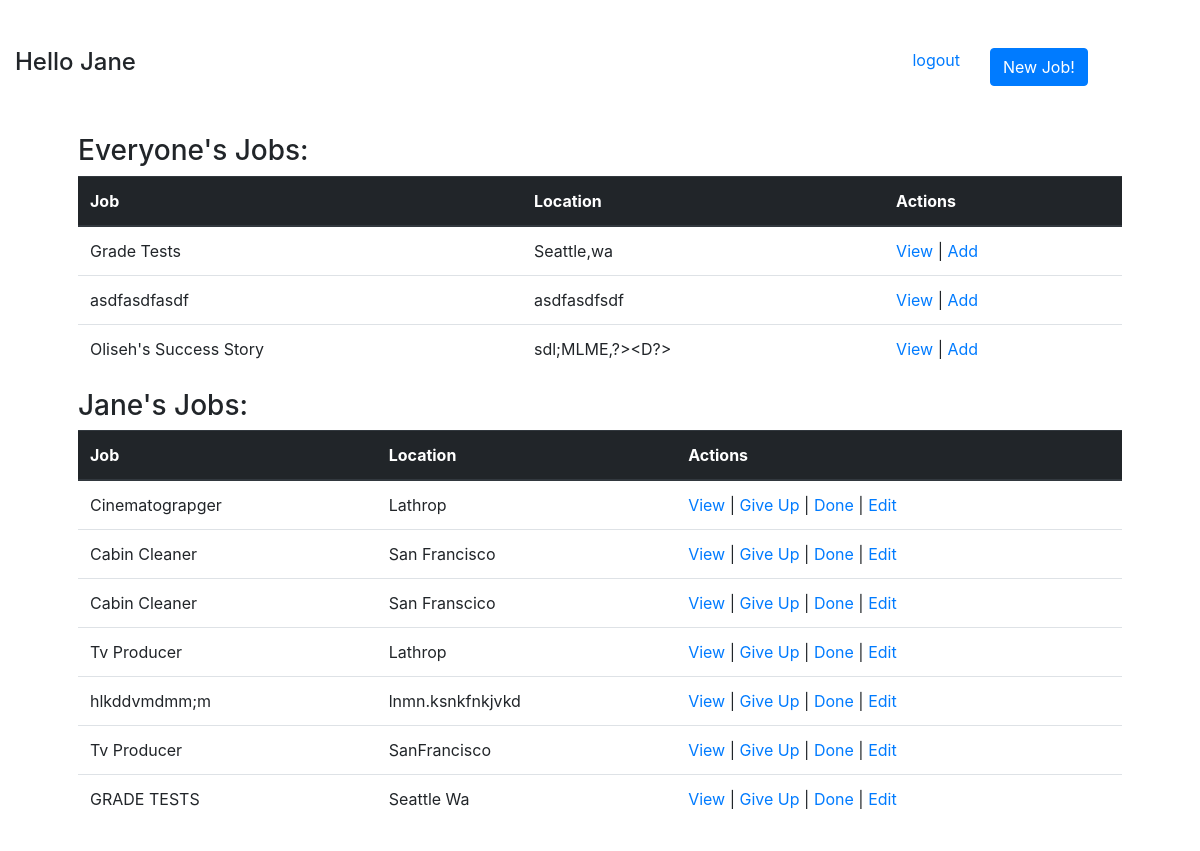
Screenshot of /jobs (signed in) with the database file from the repository.
### Login_app/models.py (models this page shows)
class User(models.Model):
    First_name = models.CharField(max_length=55)
    Last_name =models.CharField(max_length=55)
    Email = models.CharField(max_length=255)
    Password = models.CharField(max_length= 60)
    created_at = models.DateTimeField(auto_now_add = True)
    updated_at = models.DateTimeField(auto_now= True)
    objects = UserManager()

### Job_app/models.py (models this page shows)
class Job(models.Model):
    Title = models.CharField(max_length= 255)
    Description = models.TextField()
    Location = models.CharField(max_length=255)
    Categories = models.TextField()
    created_at= models.DateTimeField(auto_now_add=True)
    updated_at =models.DateTimeField(auto_now=True)
    Posted_by = models.ForeignKey(User, related_name = 'jobs', on_delete= models.CASCADE)
    users_joined = models.ManyToManyField(User, related_name= 'jobs_joined')
    objects = JobManager()

### Job_app/views.py (the view)
# urls.py: path('jobs', views.display_jobs),
def display_jobs(request):
    if 'user_id' not in request.session:
        return redirect('/')
    print(request.session.get('user_id'))
    allthisUserjobs = User.objects.first().jobs_joined.all()
    other_jobs = Job.objects.exclude(users_joined = request.session.get('user_id'))
    alljobs = Job.objects.all()
    context = {
        'thisUser': User.objects.get(id=request.session['user_id']),
        'thisUserjobs' :allthisUserjobs,
        'allJobs': alljobs,
        'otherjobs' : other_jobs
    }
    return render(request, "dashboard.html", context)

### Job_app/templates/dashboard.html (shortened to what this page needs)
<!DOCTYPE html>
<html lang="en">
<head>
    <link rel="stylesheet" href="https://maxcdn.bootstrapcdn.com/bootstrap/4.0.0/css/bootstrap.min.css"
>
</head>
<body>
    <div class="container-fluid pt-5 row">
        <div class="col">
            <h4>Hello {{thisUser.First_name}}</h4>
        </div>
        <div class="col-md-auto">
            <a href="/logout">logout</a>
        </div>
        <div class="col col-lg-2">
            <a class="btn btn-primary" href="/jobs/new">New Job!</a>
        </div>
    </div>
    <div class="container p-5">
        <h3>Everyone's Jobs:</h3>
        <table>
            <table class="table">
                <thead class="thead-dark">
                    <tr>
                        <th a scope="col">Job</th>
                        <th scope="col">Location</th>
                        <th scope="col">Actions</th>
                    </tr>
                </thead>
                <tbody>
                    {% for job in otherjobs%}
                    <tr>
                        <td>{{job.Title}}</td>
                        <td>{{job.Location}}</td>
                        <td>
                            <a href="job/details/{{job.id}}">View</a> |
                            {% if thisUser not in job.users_joined.all%}
                            <a href="/addJob/{{job.id}}">Add</a>
                            {%endif%}
                        </td>
                    </tr>
                    {% endfor %}
                </tbody>
            </table>
        </table>
        <table>
            <h3>{{thisUser.First_name}}'s Jobs:</h3>
            <table class="table">
                <thead class="thead-dark">
                    <tr>
                        <th a scope="col">Job</th>
                        <th scope="col">Location</th>
                        <th scope="col">Actions</th>
                    </tr>
                </thead>
                <tbody>
                    {% for job in thisUser.jobs_joined.all%}
                    <tr>
                        <td>{{job.Title}}</td>
                        <td>{{job.Location}}</td>
                        <td>
                            <a href="job/details/{{job.id}}">View</a> |
                            {% if thisUser in job.users_joined.all %}
                            <a href="/doneJob/{{job.id}}">Give Up</a> |
                            <a href="/cancelJob/{{job.id}}">Done</a> |
                            <a href="/editJob/{{job.id}}">Edit</a>
                            {% endif %}
                        </td>
                    </tr>
                    {% endfor %}
                </tbody>
            </table>
        </table>
    </div>
</body>
</html>

### rows the page displays
User: First_name "Jane"
Job: Title "Grade Tests", Location "Seattle,wa"
Job: Title "asdfasdfasdf", Location "asdfasdfsdf"
Job: Title "Oliseh's Success Story", Location "sdl;MLME,?><D?>"
Job: Title "Cinematograpger", Location "Lathrop"
Job: Title "Cabin Cleaner", Location "San Francisco"
Job: Title "Cabin Cleaner", Location "San Franscico"
Job: Title "Tv Producer", Location "Lathrop"
Job: Title "hlkddvmdmm;m", Location "lnmn.ksnkfnkjvkd"
Job: Title "Tv Producer", Location "SanFrancisco"
Job: Title "GRADE TESTS", Location "Seattle Wa"
